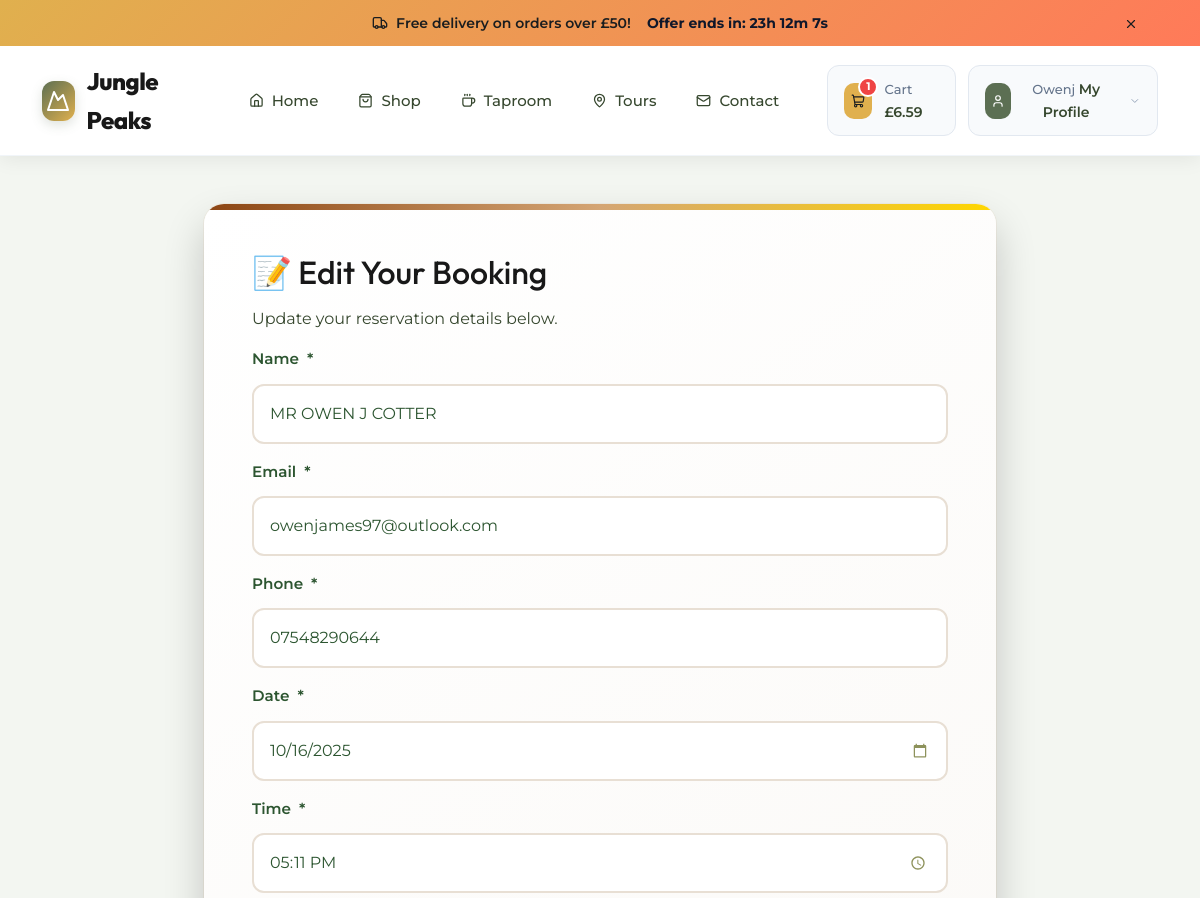
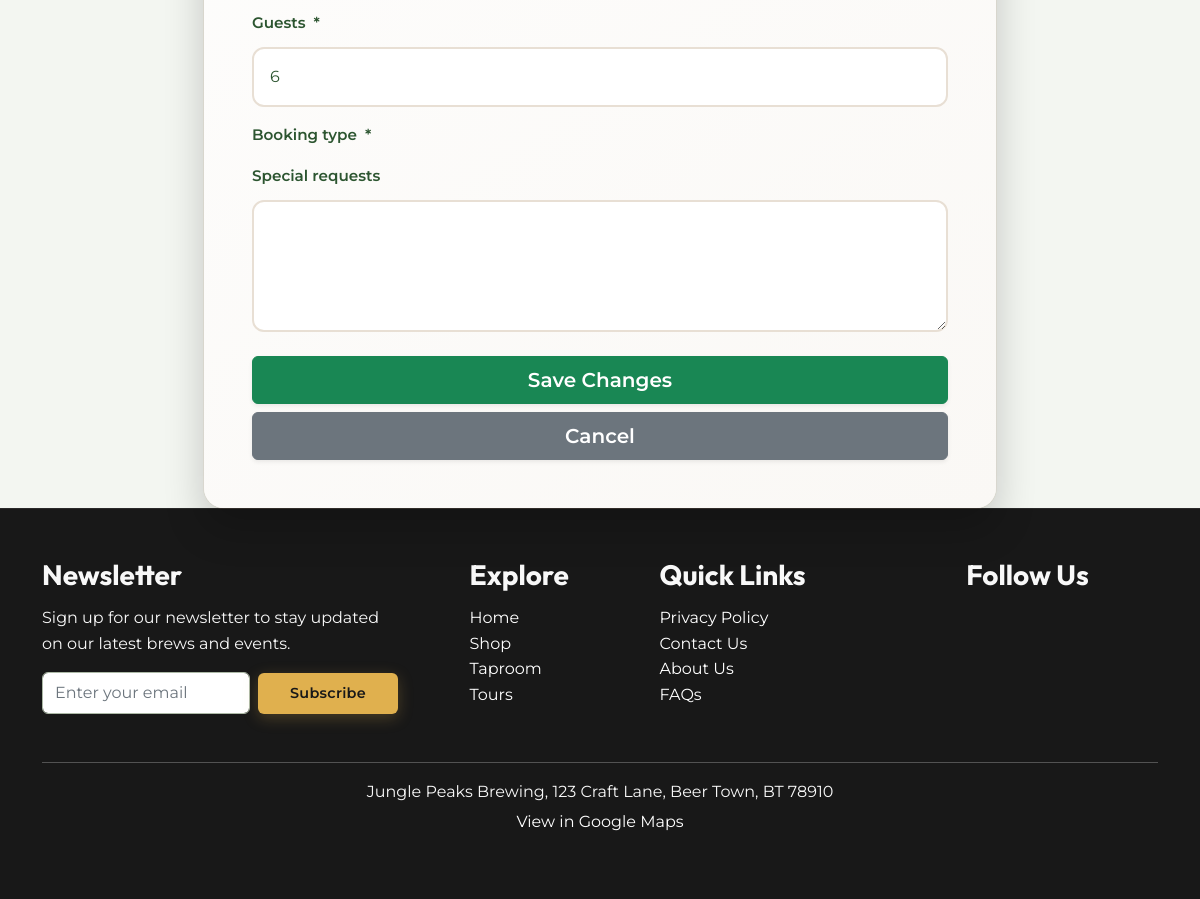
/taproom/booking/edit/1/ (signed in), run on the app's committed database (2 pictures, top to bottom).
### taproom/models.py (models this page shows, shortened)
class Booking(models.Model):
    user = models.ForeignKey(
        User, on_delete=models.SET_NULL, null=True, blank=True
    )  # Optional for guests
    name = models.CharField(max_length=100)
    email = models.EmailField()
    phone = models.CharField(max_length=15)
    date = models.DateField()
    time = models.TimeField()
    guests = models.PositiveIntegerField()
    booking_type = models.CharField(
        max_length=10, choices=[("standard", "Standard"), ("premium", "Premium")], default="standard"
    )
    special_requests = models.TextField(blank=True, null=True)
    created_at = models.DateTimeField(auto_now_add=True)

### taproom/views.py (the view)
@login_required
def edit_booking(request, booking_id):
    booking = get_object_or_404(Booking, id=booking_id, user=request.user)
    if request.method == "POST":
        form = BookingForm(request.POST, instance=booking)
        if form.is_valid():
            form.save()
            messages.success(request, "Your booking has been updated successfully.")
            return redirect("profile")  # Redirect to profile page
    else:
        form = BookingForm(instance=booking)
    return render(request, "taproom/edit_booking.html", {"form": form})

### bag/models.py (called while the page is built)
    @property
    def price(self):
        if self.item_type == 'product':
            base_price = self.product.price
            if self.size:
                size_obj = self.product.sizes.filter(size=self.size).first()
                if size_obj:
                    base_price = size_obj.price
            return base_price * (self.quantity or 1)
        elif self.item_type == 'tour':
            if self.tour_booking:
                return self.tour_booking.get_total_price()
            return 0
        elif self.item_type == 'taproom':
            if self.taproom_booking:
                return self.taproom_booking.get_total_price()
            return 0
        else:
            return 0

### home/templatetags/imgix_tags.py (called while the page is built)
@register.simple_tag
def imgix_url(image_path, params=""):
    if settings.USE_IMGIX and settings.IMGIX_DOMAIN:
        base_url = f"https://{settings.IMGIX_DOMAIN}/{image_path.lstrip('/')}"
        if params:
            return f"{base_url}?{params}"
        else:
            return base_url
    return f"https://{settings.AWS_STORAGE_BUCKET_NAME}.s3.amazonaws.com/{image_path.lstrip('/')}"

### products/context_processors.py (called while the page is built)
def categories(request):
    return {
        'all_categories': Category.objects.all().order_by('name'),
    }

### taproom/templates/taproom/edit_booking.html (shortened to what this page needs)
{% extends 'base.html' %}
{% load static %}
{% load crispy_forms_tags %}
{% block content %}
<link rel="stylesheet" href="{% static 'taproom/css/taproom_booking.css' %}">
<div class="custom-container-2">
    <div class="booking-page">
        <div class="mt-5">
            <div class="row justify-content-center">
                <div class="col-lg-8">
                    <div class="booking-card">
                        <h2>📝 Edit Your Booking</h2>
                        <p>Update your reservation details below.</p>
                        <form method="post" class="needs-validation">
                            {{ form|crispy }}
                            <div class="d-grid mt-4 gap-2">
                                <button type="submit" class="btn btn-success btn-lg shadow-sm">
                                     Save Changes
                                </button>
                                <a href="{% url 'profile' %}" class="btn btn-secondary btn-lg shadow-sm">
                                     Cancel
                                </a>
                            </div>
                        </form>
                    </div>
                </div>
            </div>
        </div>
    </div>
</div>
{% endblock %}

### templates/base.html (shortened to what this page needs)
{% load static imgix_tags %}
<!doctype html>
<html lang="en">
<head>
    {% block corecss %}
        <link href="https://cdn.jsdelivr.net/npm/bootstrap@5.0.2/dist/css/bootstrap.min.css" rel="stylesheet">
        <link rel="stylesheet" href="{% static 'css/base.css' %}">
    {% endblock %}
    </head>
  <body>
<header class="modern-header">
    <div class="promo-banner">
        <div class="container">
            <div class="promo-content">
                <span class="promo-text">
                    <i data-lucide="truck" class="promo-icon"></i>
                    Free delivery on orders over £{{ free_delivery_threshold }}!
                    <span class="countdown-timer" id="countdown-desktop"></span>
                </span>
                <button class="promo-close" type="button" aria-label="Close banner">
                    <i data-lucide="x"></i>
                  </button>
            </div>
        </div>
    </div>
    <nav class="main-navbar">
        <div class="container">
            <div class="navbar-content">
                <a href="{% url 'home' %}" class="brand-logo" aria-label="Go to Jungle Peaks Brewing homepage">
                    <div class="logo-icon">
                        <i data-lucide="mountain"></i>
                    </div>
                    <span class="logo-text">Jungle Peaks</span>
                </a>
                <div class="nav-links d-none d-lg-flex">
                    <a href="{% url 'home' %}" class="nav-link {% if request.resolver_match.url_name == 'home' %}active{% endif %}">
                        <i data-lucide="home"></i>
                        Home
                    </a>
                    <a href="{% url 'products' %}" class="nav-link {% if request.resolver_match.url_name == 'products' or request.resolver_match.url_name == 'product_detail' %}active{% endif %}">
                        <i data-lucide="shopping-bag"></i>
                        Shop
                    </a>
                    <a href="{% url 'taproom' %}" class="nav-link {% if request.resolver_match.url_name == 'taproom' %}active{% endif %}">
                        <i data-lucide="coffee"></i>
                        Taproom
                    </a>
                    <a href="{% url 'tours' %}" class="nav-link {% if request.resolver_match.url_name == 'tours' %}active{% endif %}">
                        <i data-lucide="map-pin"></i>
                        Tours
                    </a>
                    <a href="{% url 'contact:contact' %}" class="nav-link {% if request.resolver_match.url_name == 'contact' %}active{% endif %}">
                        <i data-lucide="mail"></i>
                        Contact
                    </a>
                </div>
                <div class="navbar-actions">
                    <a href="{% url 'bag:view_bag' %}" class="action-btn cart-btn" aria-label="View shopping cart">
                        <div class="btn-icon">
                            <i data-lucide="shopping-cart"></i>
                            {% if bag_items %}
                                <span class="cart-badge">{{ bag_items|length }}</span>
                            {% endif %}
                        </div>
                        <div class="btn-content d-none d-md-block">
                            <span class="btn-label">Cart</span>
                            <span class="btn-value">
                                {% if grand_total %}
                                    £{{ grand_total|floatformat:2 }}
                                {% else %}
                                    £0.00
                                {% endif %}
                            </span>
                        </div>
                    </a>
                    <div class="dropdown">
                        <button
                            class="action-btn user-btn"
                            data-bs-toggle="dropdown"
                            aria-expanded="false"
                            aria-label="User account menu"
                        >
                            <div class="btn-icon">
                                <i data-lucide="user"></i>
                            </div>
                            <div class="btn-content d-none d-md-block">
                                <span class="btn-label">
                                    {% if request.user.is_authenticated %}
                                        {{ request.user.username|title }}
                                    {% else %}
                                        Account
                                    {% endif %}
                                </span>
                                <span class="btn-value">
                                    {% if request.user.is_authenticated %}
                                        My Profile
                                    {% else %}
                                        Sign In
                                    {% endif %}
                                </span>
                            </div>
                            <i data-lucide="chevron-down" class="dropdown-arrow d-none d-md-block"></i>
                        </button>
                    </div>
                </div>
            </div>
        </div>
    </nav>
</header>
    <main>
        {% block content %}
        {% endblock %}
    </main>
<footer class="footer py-5">
    <div class="container">
            <div class="row justify-content-between">
              <div class="col-md-4 mb-4">
                <h3 class="text-start fw-bold">Newsletter</h3>
                <p class="text-start">Sign up for our newsletter to stay updated on our latest brews and events.</p>
                <form action="{% url 'newsletter_signup' %}" method="POST" class="d-flex flex-column flex-sm-row gap-2 align-items-center justify-content-center" id="newsletter-form">
                    <input
                        type="email"
                        name="email"
                        id="email"
                        class="form-control"
                        placeholder="Enter your email"
                        required
                        aria-label="Enter your email to subscribe">
                  <button type="submit" class="btn btn-newsletter-subscribe" aria-label="Subscribe to newsletter">
                        Subscribe
                    </button>
                </form>
            </div>
              <div class="col-md-4">
                <div class="row">
                  <div class="col-6">
                    <h3 class="text-start fw-bold">Explore</h3>
                    <ul class="list-unstyled text-start">
                        <li><a href="{% url 'home' %}" class="text-white text-decoration-none" aria-label="Go to Home">Home</a></li>
                        <li><a href="{% url 'products' %}" class="text-white text-decoration-none" aria-label="Go to Shop">Shop</a></li>
                        <li><a href="{% url 'taproom' %}" class="text-white text-decoration-none" aria-label="Go to Taproom">Taproom</a></li>
                        <li><a href="{% url 'tours' %}" class="text-white text-decoration-none" aria-label="Go to Tours">Tours</a></li>
                    </ul>
                </div>
                  <div class="col-6">
                    <h3 class="text-start fw-bold">Quick Links</h3>
                    <ul class="list-unstyled text-start">
                        <li><a href="https://www.termsfeed.com/live/1c4b584c-86ce-43c1-9a8e-09e3d3f9f315" class="text-white text-decoration-none" aria-label="View Privacy Policy">Privacy Policy</a></li>
                        <li><a href="{% url 'contact:contact' %}" class="text-white text-decoration-none" aria-label="Contact Us">Contact Us</a></li>
                        <li><a href="{% url 'home' %}#about" class="text-white text-decoration-none" aria-label="Learn more About Us">About Us</a></li>
                        <li><a href="{% url 'contact:contact' %}#faqs" class="text-white text-decoration-none" aria-label="View FAQs">FAQs</a></li>
                    </ul>
                </div>
              </div>
            </div>
            <div class="col-md-3 text-center">
                <h3 class="fw-bold">Follow Us</h3>
            </div>
        </div>
        <hr class="text-white opacity-25 mt-4">
        <div class="text-center mt-3">
            <p class="mb-1">Jungle Peaks Brewing, 123 Craft Lane, Beer Town, BT 78910</p>
            <p>
                <a href="https://www.google.com/maps?q=AM-070%20-%20Iranduba,%20Manaus%20-%20AM,%2069405-000,%20Brazil"
                    target="_blank"
                    class="text-white text-decoration-none"
                    aria-label="View Jungle Peaks Brewing location on Google Maps">
                    View in Google Maps
                </a>
            </p>
        </div>
    </div>
  </footer>
    </body>
</html>

### taproom/static/taproom/css/taproom_booking.css (style rules this page uses)
.booking-card { background: linear-gradient(145deg, #ffffff 0%, #faf8f5 100%); border-radius: 20px; box-shadow: 0 20px 40px rgba(0, 0, 0, 0.2), 0 0 0 1px rgba(212, 165, 116, 0.1); padding: 3rem; position: relative; overflow: hidden; }
.booking-card::before { content: ''; position: absolute; top: 0; left: 0; right: 0; height: 6px; background: linear-gradient(90deg, #8B4513 0%, #d4a574 25%, #FFD700 50%, #d4a574 75%, #8B4513 100%); background-size: 200% 100%; animation: shimmer 3s ease-in-out infinite; }
.booking-card input[type="text"], .booking-card input[type="email"], .booking-card input[type="tel"], .booking-card input[type="date"], .booking-card input[type="time"], .booking-card input[type="number"], .booking-card select, .booking-card textarea, .booking-card .form-control, .booking-card .form-select, .booking-card .custom-form-control { border: 2px solid #e8dfd4 !important; border-radius: 12px !important; font-size: 1rem !important; background: white !important; transition: all 0.4s cubic-bezier(0.4, 0, 0.2, 1) !important; width: 100% !important; font-family: inherit !important; color: #2c5530 !important; box-shadow: none !important; outline: none !important; -webkit-appearance: none; appearance: none; }
.booking-card input:not(.form-floating input), .booking-card select:not(.form-floating select), .booking-card textarea:not(.form-floating textarea) { padding: 1rem !important; }
.booking-card textarea { min-height: 120px !important; resize: vertical; }
.form-label { color: #2c5530 !important; display: flex !important; align-items: center !important; gap: 0.5rem !important; margin-bottom: 0.75rem !important; font-weight: 600 !important; font-size: 0.95rem !important; }
.booking-card input::placeholder, .booking-card textarea::placeholder { color: #a09890 !important; opacity: 1 !important; }
.booking-card input[type="number"] { -moz-appearance: textfield; }

### data on the page
Booking: name "MR OWEN J COTTER", email "owenjames97@outlook.com", phone "07548290644", date "10/16/2025", time "17:11:00", guests "6"

### other printed values
{{ free_delivery_threshold }} "50"
{{ bag_items|length }} "1"
{{ grand_total|floatformat:2 }} "6.59"
{{ request.user.username|title }} "Owenj"
